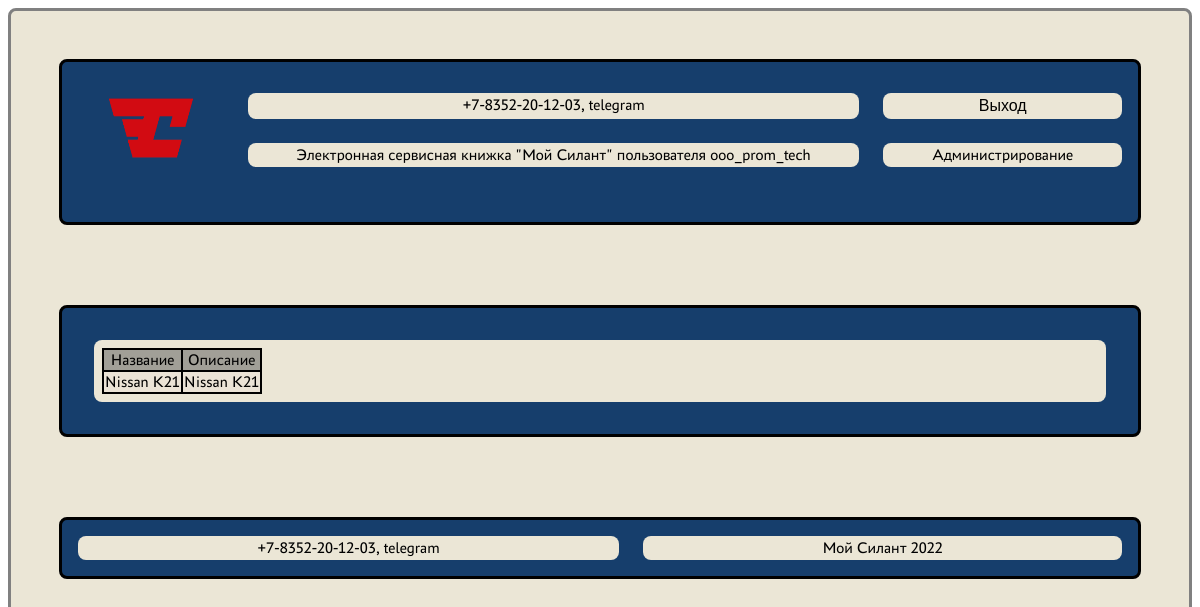
The app's page /administration/engine_models/6 (signed in) with its own data.
### loader_service/models.py (models this page shows)
class Profile(AbstractUser):
    client = 'CL'
    service_co = 'SR'
    manager = 'MG'
    ROLES = [
        (client, 'Клиент'),
        (service_co, 'Сервисная организация'),
        (manager, 'Менеджер'),
    ]
    role = models.CharField(max_length=2, choices=ROLES, default=client)
    bio = models.TextField(null=True)

class EngineModel(models.Model):
    title = models.CharField(max_length=256)
    description = models.TextField()
    def __str__(self):
        return self.title

### loader_service/views.py (the view)
class EngineModelDetail(DetailView):
    model = EngineModel
    context_object_name = 'engine_model_detail'
    template_name = 'engine_model_detail.html'
    queryset = EngineModel.objects.all()

### templates/engine_model_detail.html (shortened to what this page needs)
{% extends 'flatpages/default.html' %}
{% block body %}
<div class="table">
    <table border="1">
        <tr>
            <td>Название</td>
            <td>Описание</td>
        </tr>
        <tr>
            <td>{{ engine_model_detail.title }}</td>
            <td>{{ engine_model_detail.description }}</td>
        </tr>
    </table>
    </div>
{% endblock body %}

### templates/flatpages/default.html (shortened to what this page needs)
<!DOCTYPE html>
<html lang="en">
<head>
    {% load static %}
    <link href="{% static 'assets/css/main.css' %}" rel="stylesheet" />
</head>
<body>
    <div class="plane">
        <header class="grid-wrapper-header">
            <div>
                <a href="/"><img src="{% static 'assets/icons/Logotype accent RGB 2.png' %}" alt="logo silant" width="100" height="100"></a>
            </div>
            <div class="inner-grid-header">
                <span>+7-8352-20-12-03, telegram</span>
                {% if user.is_authenticated %}
                <span>
                    <form method="post" action="{% url 'logout' %}">
                        <button class="inform" type="submit">Выход</button>
                    </form>
                </span>
                {% else %}
                <span><a href="/auth/login/">Авторизация</a></span>
                {% endif %}
                <span>Электронная сервисная книжка "Мой Силант"{% if user.is_authenticated %} пользователя {{ user.username }}{% endif %}</span>
                {% if user.is_authenticated and user.role != 'CL' %}
                    <span><a href="/administration/">Администрирование</a></span>
                {% endif %}
            </div>
        </header>
        <div class="main-panel">
            {% block body %}{% endblock body %}
        </div>
        <footer>
            <span>+7-8352-20-12-03, telegram</span>
            <span>Мой Силант 2022</span>
        </footer>
    </div>
</body>
</html>

### static/assets/css/main.css (style rules this page uses)
a { color: black; text-decoration: none; }
table { background-color: white; border: 2px solid; border-collapse: collapse; }
td { border: 2px solid; border-collapse: collapse; }
body { background-color: white; display: flex; flex-direction: column; height: 100vh; }
.plane { display: flex; flex-direction: column; flex-grow: 1; background-color: #EBE6D6; border: 3px solid grey; border-radius: 0.5em; padding: 1rem; font-family: 'PT Astra Sans'; }
header { display: flex; margin: 2em 2em 3em; padding: 1em; background-color: #163E6C; border: 3px solid black; border-radius: 0.5em; }
.grid-wrapper-header { display: grid; align-items: center; grid-template-columns: 0.5fr 3fr; grid-template-rows: 0.5fr auto; grid-gap: 2vw; }
.inner-grid-header { display: grid; grid-template-columns: repeat(2, auto); grid-template-rows: repeat(2, auto); grid-gap: 2vw; }
button { font-size: 1em; border-radius: 0.5em; background-color: #EBE6D6; cursor: pointer; }
.inform { border: none; background-color: #EBE6D6; cursor: pointer; }
span { padding: 0.20em; font-size: 1em; border-radius: 0.5em; background-color: #EBE6D6; text-align: center; }
header div { text-align: center; }
.main-panel { display: block; margin: 2em 2em 3em; padding: 1em; background-color: #163E6C; border: 3px solid black; border-radius: 0.5em; }
.main-panel div { text-align: center; justify-content: center; padding: 0.5em; margin: 1em; background-color: #EBE6D6; border-radius: 0.5em; }
.table { table-layout: auto; background-color: white; width: auto; text-align: center; border-radius: 0.5em; overflow: auto; }
.table tr:first-child { background-color: #a19f97; }
.table tr:nth-child(even) { background-color: #ebe3d6; }
footer { display: grid; margin: 2em 2em 3em; padding: 1em; background-color: #163E6C; border: 3px solid black; border-radius: 0.5em; grid-template-columns: repeat(2, auto); grid-gap: 2vw; }

### records on screen
Profile: username "ooo_prom_tech"
EngineModel: title "Nissan K21", description "Nissan K21"
